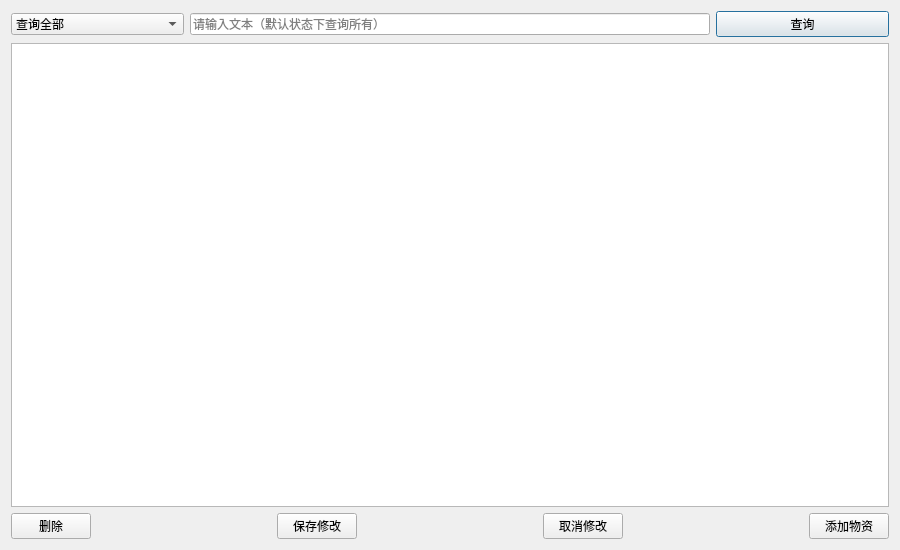
<?xml version="1.0" encoding="UTF-8"?>
<ui version="4.0">
 <class>listmaterial</class>
 <widget class="QDialog" name="listmaterial">
  <property name="geometry">
   <rect>
    <x>0</x>
    <y>0</y>
    <width>900</width>
    <height>550</height>
   </rect>
  </property>
  <property name="windowTitle">
   <string>查询界面</string>
  </property>
  <layout class="QGridLayout" name="gridLayout">
   <item row="0" column="0">
    <layout class="QHBoxLayout" name="horizontalLayout" stretch="2,6,2">
     <item>
      <widget class="QComboBox" name="comboBox_method">
       <item>
        <property name="text">
         <string>查询全部</string>
        </property>
       </item>
       <item>
        <property name="text">
         <string>名称</string>
        </property>
       </item>
       <item>
        <property name="text">
         <string>存放位置</string>
        </property>
       </item>
       <item>
        <property name="text">
         <string>负责人</string>
        </property>
       </item>
      </widget>
     </item>
     <item>
      <widget class="QLineEdit" name="lineEdit_connect">
       <property name="placeholderText">
        <string>请输入文本（默认状态下查询所有）</string>
       </property>
      </widget>
     </item>
     <item>
      <widget class="QPushButton" name="pushButton">
       <property name="text">
        <string>查询</string>
       </property>
      </widget>
     </item>
    </layout>
   </item>
   <item row="1" column="0">
    <widget class="QTableView" name="tableView"/>
   </item>
   <item row="2" column="0">
    <layout class="QHBoxLayout" name="horizontalLayout_2">
     <item>
      <widget class="QPushButton" name="pushButton_del">
       <property name="text">
        <string>删除</string>
       </property>
      </widget>
     </item>
     <item>
      <spacer name="horizontalSpacer">
       <property name="orientation">
        <enum>Qt::Horizontal</enum>
       </property>
       <property name="sizeHint" stdset="0">
        <size>
         <width>40</width>
         <height>20</height>
        </size>
       </property>
      </spacer>
     </item>
     <item>
      <widget class="QPushButton" name="pushButton_sure">
       <property name="text">
        <string>保存修改</string>
       </property>
      </widget>
     </item>
     <item>
      <spacer name="horizontalSpacer_2">
       <property name="orientation">
        <enum>Qt::Horizontal</enum>
       </property>
       <property name="sizeHint" stdset="0">
        <size>
         <width>40</width>
         <height>20</height>
        </size>
       </property>
      </spacer>
     </item>
     <item>
      <widget class="QPushButton" name="pushButton_cancle">
       <property name="text">
        <string>取消修改</string>
       </property>
      </widget>
     </item>
     <item>
      <spacer name="horizontalSpacer_3">
       <property name="orientation">
        <enum>Qt::Horizontal</enum>
       </property>
       <property name="sizeHint" stdset="0">
        <size>
         <width>40</width>
         <height>20</height>
        </size>
       </property>
      </spacer>
     </item>
     <item>
      <widget class="QPushButton" name="pushButton_add">
       <property name="text">
        <string>添加物资</string>
       </property>
      </widget>
     </item>
    </layout>
   </item>
  </layout>
 </widget>
 <resources/>
 <connections/>
</ui>
